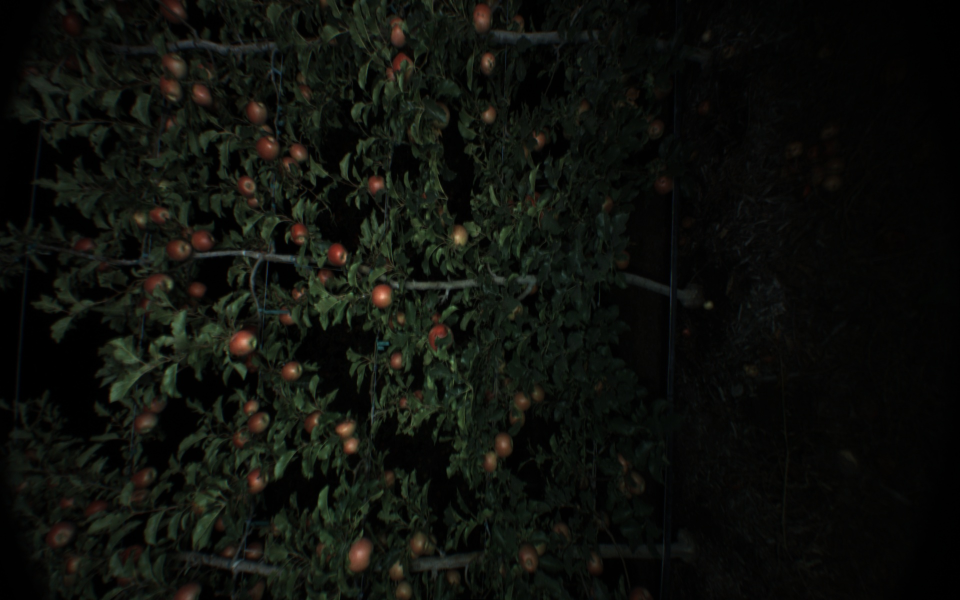
#> input picture detection/data/frame0004.png, 1920 x 1200 px (shown at 1/2 size)
$ jupyter execute --allow-errors voting.ipynb   (shell and % lines are left out)   (older library calls are emulated)
#> lines starting #> are read from the running program, lines starting #| are printed output that depends on the picture; after the words box and inside, x2 and y2 are one past the last pixel; in counts of white or black regions, pixels touching at a corner belong together
### detection/aye/preprocessing.py
from __future__ import print_function, division, absolute_import
import cv2
import os
import numpy as np
from aye.bounding_box import extract_bbox


def resize_image(image, k, interpolation=cv2.INTER_NEAREST):
    return cv2.resize(image, None, fx=k, fy=k, interpolation=interpolation)


# [27 lines left out: functions prepare_data, convert_image_colorspace, not called in this run]


class DataReader(object):
    # [35 lines left out: functions __init__, read_image, get_label_filename, read_image_with_label, rotate_image, not called in this run]


class Samples(object):
    v_thresh = 20

    # [155 lines left out: functions __init__, extract, Xy_pos, Xy_neg, Xy_both, X and 1 more, not called in this run]

### detection/notebook/voting.ipynb
[cell 1]
# For loading data and colorspace conversion
import cv2

import numpy as np
import numpy.ma as ma
import matplotlib.pyplot as plt
from mpl_toolkits.mplot3d import Axes3D

# For classification/detection
from sklearn import svm
from sklearn import naive_bayes
from sklearn import tree
from sklearn.preprocessing import StandardScaler
from sklearn.grid_search import GridSearchCV
from sklearn import ensemble

[cell 2]
# Get current dir
import os
cwd = os.getcwd()

[cell 3]
# Import aye
import sys
sys.path.append(os.path.join(cwd, '..'))
from aye.preprocessing import resize_image

[cell 4]
# Get data dir
data_dir = os.path.join(cwd, '../data')
print('data_dir: ', data_dir)

[cell 5]
# Read image
im_bgr = cv2.imread(os.path.join(data_dir, 'frame0004.png'))
#> im_bgr is the input picture: shape (1200, 1920, 3); mean B, G, R 11.4, 15.8, 13.9
im_pos = cv2.imread(os.path.join(data_dir, 'frame0004_positive.png'), cv2.IMREAD_GRAYSCALE)
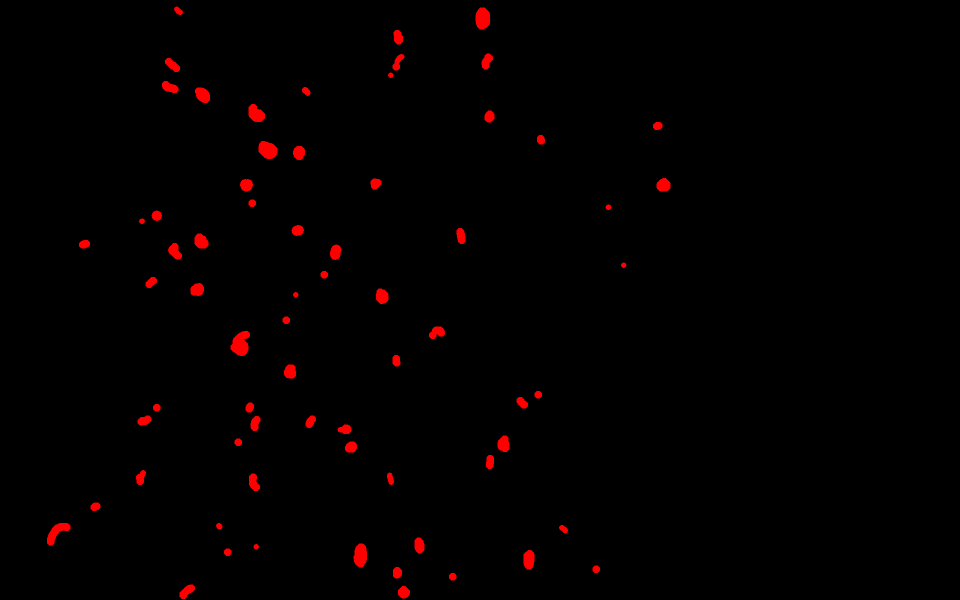
#> input picture detection/data/frame0004_positive.png, 1920 x 1200 px (shown at 1/2 size)
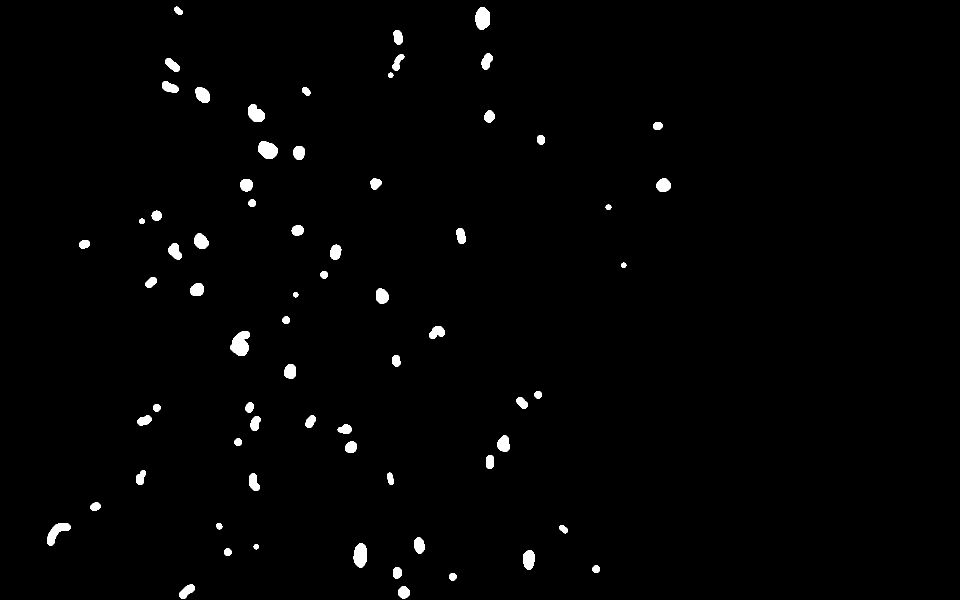
#> im_pos: shape (1200, 1920) (shown at 1/2 size); values 0 (black) and 76 (white), 1.3% white; 69 white regions, largest, box (x1, y1, x2, y2) and area: (461, 662, 500, 712) 1348, (951, 15, 980, 59) 1050, (517, 282, 555, 318) 1041
im_neg = cv2.imread(os.path.join(data_dir, 'frame0004_negative.png'), cv2.IMREAD_GRAYSCALE)
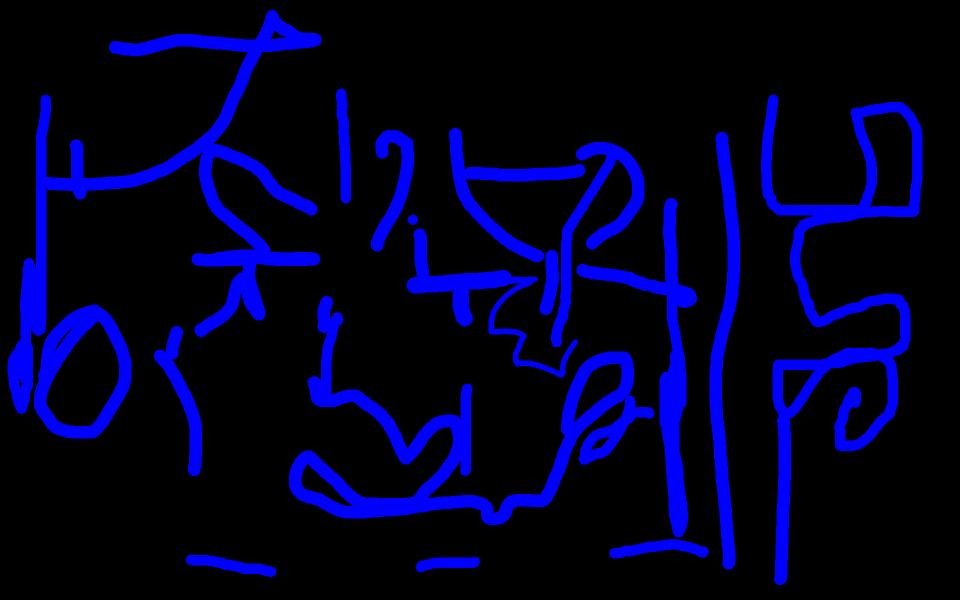
#> input picture detection/data/frame0004_negative.png, 1920 x 1200 px (shown at 1/2 size)
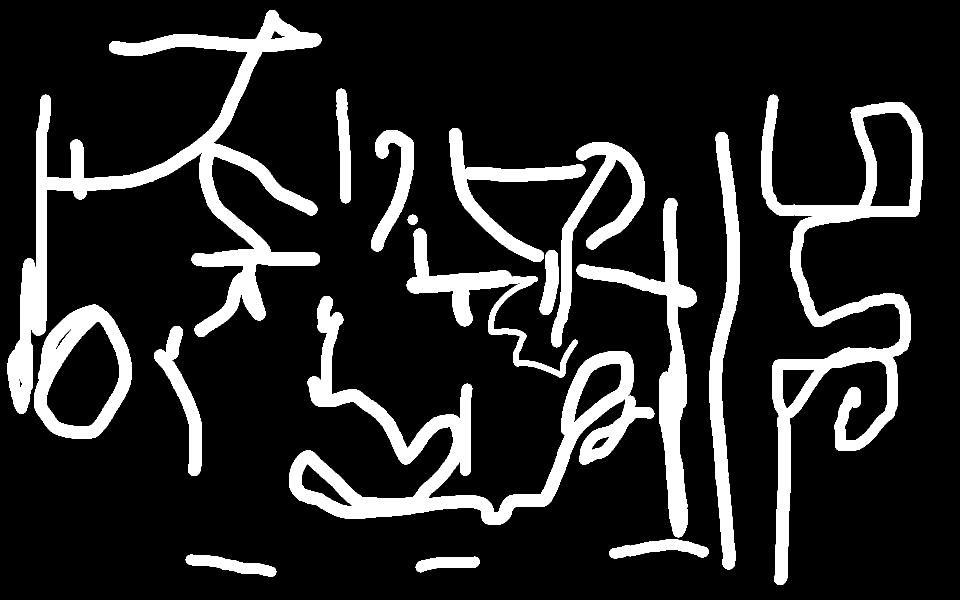
#> im_neg: shape (1200, 1920) (shown at 1/2 size); values 0 (black) and 29 (white), 15.4% white; 17 white regions, largest, box (x1, y1, x2, y2) and area: (15, 20, 643, 828) 77023, (578, 592, 1309, 1050) 64721, (1522, 189, 1845, 1170) 59856

# Resize image to quater
k = 0.25
im_pos = resize_image(im_pos, k)
#> in resize_image, `return cv2.resize(image, None, fx=k, fy=k, interpolation=interpolation)`: returned value: shape (300, 480); values 0 (black) and 76 (white), 1.3% white; 69 white regions (26 under 20 px), largest, box (x1, y1, x2, y2) and area: (116, 166, 125, 178) 83, (238, 4, 245, 15) 64, (177, 272, 184, 284) 64
im_neg = resize_image(im_neg, k)
#> in resize_image (call 2), `return cv2.resize(image, None, fx=k, fy=k, interpolation=interpolation)`: returned value: shape (300, 480); values 0 (black) and 29 (white), 15.4% white; 17 white regions, largest, box (x1, y1, x2, y2) and area: (4, 5, 161, 207) 4863, (145, 148, 328, 263) 4049, (381, 48, 462, 293) 3762
im_bgr = resize_image(im_bgr, k)

# Visualization
fig = plt.figure(figsize=(18, 6))
ax = fig.add_subplot(1, 3, 1)
ax.imshow(im_bgr)
ax.set_title('bgr image')
ax = fig.add_subplot(1, 3, 2)
ax.imshow(im_pos, cmap=plt.cm.Greys)
ax.set_title('positive label')
ax = fig.add_subplot(1, 3, 3)
ax.imshow(im_neg, cmap=plt.cm.Greys)
ax.set_title('negative label')
#> figure, not shown here; B, G, R data is drawn as R, G, B

[cell 6]
# Covert image to different colorspaces
im_hsv = cv2.cvtColor(im_bgr, cv2.COLOR_BGR2HSV)
#> im_hsv: shape (300, 480, 3); mean H, S, V 37.5, 78.6, 16.8
im_lab = cv2.cvtColor(im_bgr, cv2.COLOR_BGR2LAB)
#> im_lab: shape (300, 480, 3); mean of channels 0, 1, 2 13.8, 126.4, 130.4

# Visualization
fig = plt.figure(figsize=(18, 6))
ax = fig.add_subplot(1, 3, 1)
ax.imshow(im_bgr)
ax.set_title('bgr image')
ax = fig.add_subplot(1, 3, 2)
ax.imshow(im_hsv)
ax.set_title('hsv image')
ax = fig.add_subplot(1, 3, 3)

ax.imshow(im_lab)
ax.set_title('lab image')
#> figure, not shown here; B, G, R data is drawn as R, G, B

[cell 7]
# Thresholding based on v values in hsv
v = im_hsv[:,:,-1]
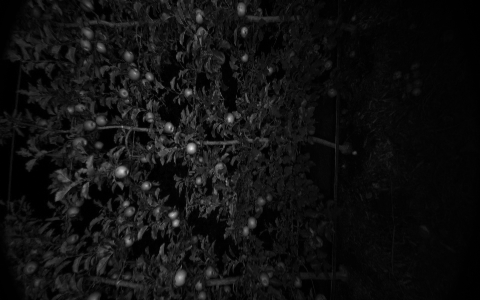
#> v: shape (300, 480); min 0, max 236, mean 16.8
v_thresh = 20
mask_v = (v > v_thresh) & (v < 255 - v_thresh)
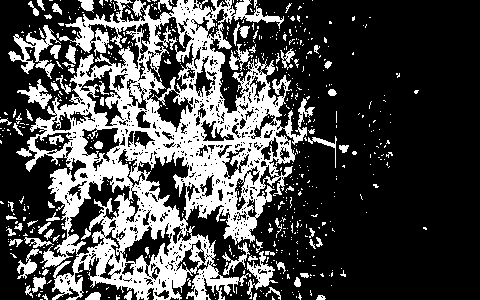
#> mask_v: shape (300, 480) bool; 29.7% white; 576 white regions (501 under 20 px), largest, box (x1, y1, x2, y2) and area: (16, 0, 315, 300) 35119, (8, 25, 61, 79) 857, (247, 251, 278, 299) 483

[cell 8]
# Extract training and testing data
mask_pos = im_pos > 0
mask_neg = im_neg > 0

mask_pos_v = mask_pos & mask_v
mask_neg_v = mask_neg & mask_v
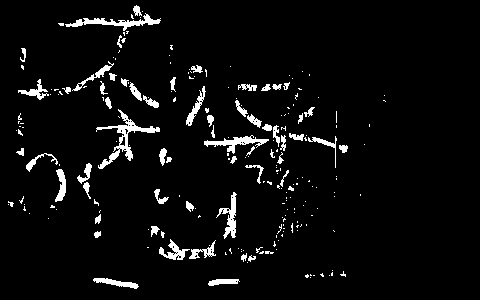
#> mask_neg_v: shape (300, 480) bool; 4.8% white; 224 white regions (163 under 20 px), largest, box (x1, y1, x2, y2) and area: (96, 109, 160, 169) 699, (65, 13, 161, 31) 497, (204, 135, 269, 154) 404

X_train_pos_bgr = im_bgr[mask_pos_v]
#> X_train_pos_bgr = 1811 rows, first 8: [48, 58, 82], [40, 50, 74], [27, 39, 81], [29, 38, 81], [27, 35, 75], [58, 67, 94], [54, 61, 81], [41, 47, 66]
X_train_pos_hsv = im_hsv[mask_pos_v]
#> X_train_pos_hsv = 1811 rows, first 8: [9, 106, 82], [9, 117, 74], [7, 170, 81], [5, 164, 81], [5, 163, 75], [7, 98, 94], [8, 85, 81], [7, 97, 66]
X_train_pos_lab = im_lab[mask_pos_v]
#> X_train_pos_lab = 1811 rows, first 8: [68, 137, 138], [59, 137, 139], [54, 146, 145], [54, 147, 143], [49, 145, 143], [80, 138, 138], [71, 136, 136], [54, 136, 135]

X_train_neg_bgr = im_bgr[mask_neg_v]
X_train_neg_hsv = im_hsv[mask_neg_v]
X_train_neg_lab = im_lab[mask_neg_v]

# Visualization
r = 2
fig = plt.figure(figsize=(18, 6))
ax = fig.add_subplot(131, projection='3d')
ax.scatter(X_train_pos_bgr[::r, 0], X_train_pos_bgr[::r, 1], X_train_pos_bgr[::r, 2], c='r')
ax.scatter(X_train_neg_bgr[::r, 0], X_train_neg_bgr[::r, 1], X_train_neg_bgr[::r, 2], c='b')
ax.set_xlabel('b')
ax.set_ylabel('g')
ax.set_zlabel('r')
ax = fig.add_subplot(132, projection='3d')
ax.scatter(X_train_pos_hsv[::r, 0], X_train_pos_hsv[::r, 1], X_train_pos_hsv[::r, 2], c='r')
ax.scatter(X_train_neg_hsv[::r, 0], X_train_neg_hsv[::r, 1], X_train_neg_hsv[::r, 2], c='b')
ax.set_xlabel('h')
ax.set_ylabel('s')
ax.set_zlabel('v')
ax = fig.add_subplot(133, projection='3d')
ax.scatter(X_train_pos_lab[::r, 0], X_train_pos_lab[::r, 1], X_train_pos_lab[::r, 2], c='r')
ax.scatter(X_train_neg_lab[::r, 0], X_train_neg_lab[::r, 1], X_train_neg_lab[::r, 2], c='b')
ax.set_xlabel('L')
ax.set_ylabel('a')
ax.set_zlabel('b')
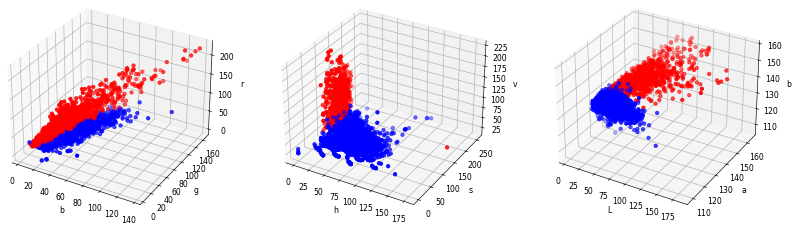
#> figure drawn by matplotlib, 3 panels

[cell 9]
# Make a big feature vector
X_train_pos = np.hstack((X_train_pos_bgr, X_train_pos_hsv, X_train_pos_lab))
X_train_neg = np.hstack((X_train_neg_bgr, X_train_neg_hsv, X_train_neg_lab))
# Just to make both labels have similar amount of samples
X_train_neg = X_train_neg[::2]
X_train = np.vstack((X_train_pos, X_train_neg))
X_train = np.array(X_train, float)
print('X_train_pos: ', X_train_pos.shape)
#| X_train_pos:  (1811, 9)
print('X_train_neg: ', X_train_neg.shape)
#| X_train_neg:  (3439, 9)

Y_train_pos = np.ones((np.size(X_train_pos, axis=0),))
#> Y_train_pos = 1811 values from 1 to 1
Y_train_neg = np.zeros((np.size(X_train_neg, axis=0),))
#> Y_train_neg = 3439 values from 0 to 0
Y_train = np.hstack((Y_train_pos, Y_train_neg))

print('X_train: ', X_train.shape)
#| X_train:  (5250, 9)
print('Y_train: ', Y_train.shape)
#| Y_train:  (5250,)

[cell 10]
# Preprocessing
scaler = StandardScaler()
X_train_scaled = scaler.fit_transform(X_train)

[cell 11]
# Classifiers
clf_svm = svm.SVC()
clf_nb = naive_bayes.GaussianNB()
clf_tree = tree.DecisionTreeClassifier()

# Voting Classifer
eclf = ensemble.VotingClassifier(estimators=[('svc', clf_svm), ('nb', clf_nb), ('dt', clf_tree)], voting='hard')

[cell 12]
params = {'svc__kernel':['linear','rbf'], 'svc__C' : [0.1, 1, 10]}

# GridSearch
#> (the rest of this cell did not finish here and is left out)

[cell 13]
print("All Scores for Parameters: ")
#> (the rest of this cell did not finish here and is left out)

[cell 14]
# Load another photo for testing
im_bgr_test = cv2.imread(os.path.join(data_dir, 'frame0001.png'))
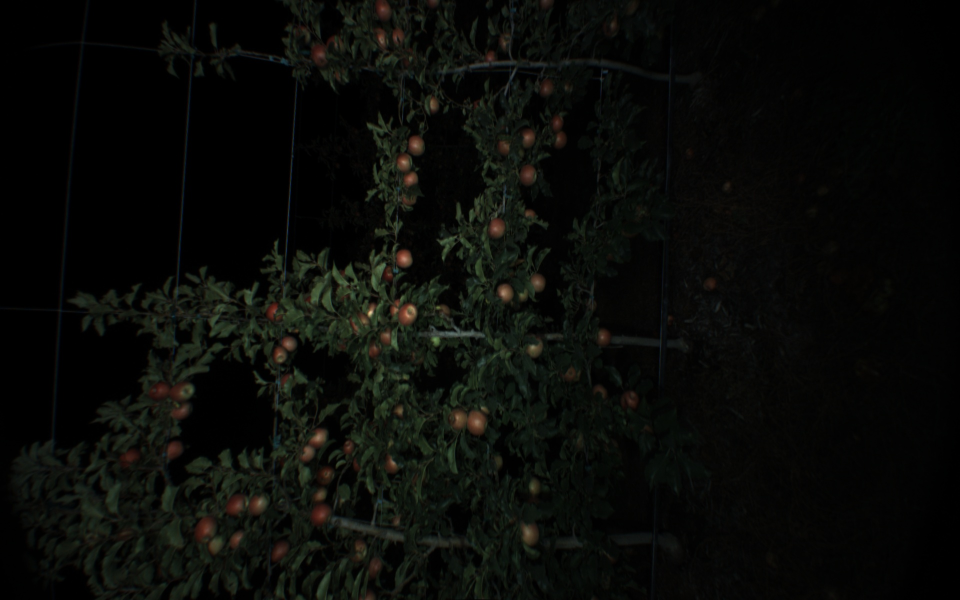
#> input picture detection/data/frame0001.png, 1920 x 1200 px (shown at 1/2 size)
#> im_bgr_test is the input picture: shape (1200, 1920, 3); mean B, G, R 7.7, 10.6, 9.3
im_bgr_test = resize_image(im_bgr_test, k)
im_hsv_test = cv2.cvtColor(im_bgr_test, cv2.COLOR_BGR2HSV)
#> im_hsv_test: shape (300, 480, 3); mean H, S, V 29.4, 64.7, 11.2
im_lab_test = cv2.cvtColor(im_bgr_test, cv2.COLOR_BGR2LAB)
#> im_lab_test: shape (300, 480, 3); mean of channels 0, 1, 2 8.9, 127, 129.6

[cell 15]
# Create a big feature vector for testing
h, w, c = np.shape(im_bgr_test)
#> h = 300; w = 480; c = 3
X_test_bgr = np.reshape(im_bgr_test, (h * w, -1))
X_test_hsv = np.reshape(im_hsv_test, (h * w, -1))
X_test_lab = np.reshape(im_lab_test, (h * w, -1))
X_test = np.hstack((X_test_bgr, X_test_hsv, X_test_lab))
X_test = np.array(X_test, float)

# Scale test data
X_test_scaled = scaler.transform(X_test)
print(X_test_scaled.shape)
#| (144000, 9)

[cell 16]
# Instead of using all the data, we generate anther mask based on v value
mask_v_test = (im_hsv_test[:,:,-1] > v_thresh) & (im_hsv_test[:,:,-1] < 255 - v_thresh)
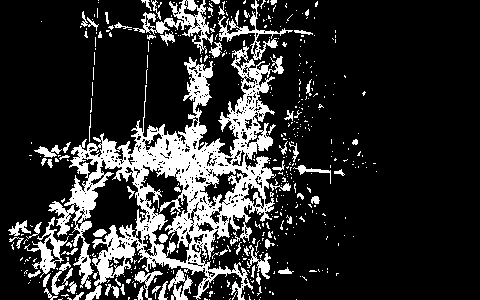
#> mask_v_test: shape (300, 480) bool; 18.7% white; 506 white regions (435 under 20 px), largest, box (x1, y1, x2, y2) and area: (48, 46, 284, 300) 18444, (133, 0, 213, 54) 1194, (218, 0, 293, 60) 750

mask_v_test = np.reshape(mask_v_test, (-1, ))
X_test_scaled_masked = X_test_scaled[mask_v_test, :]
